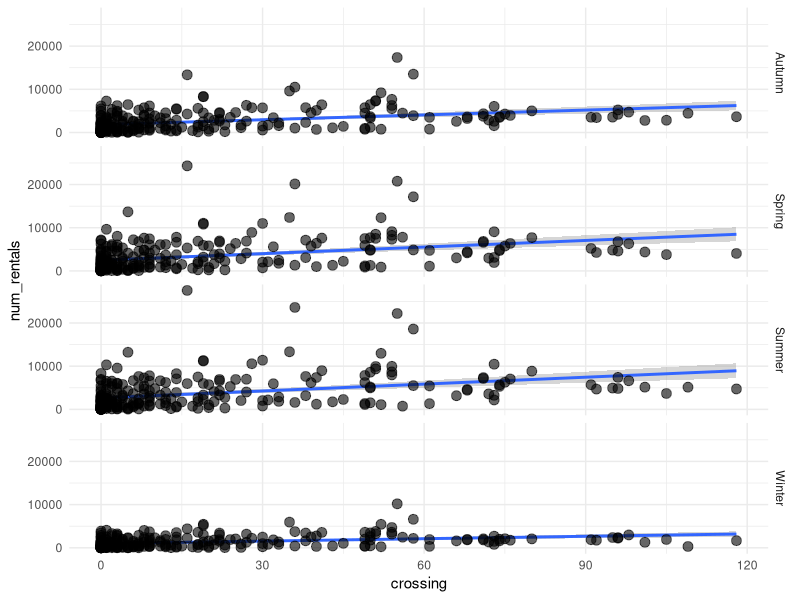
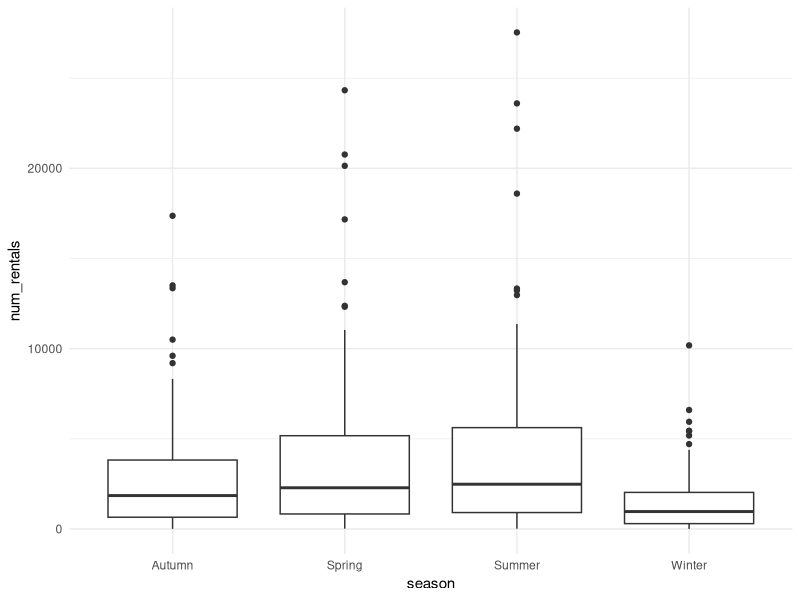
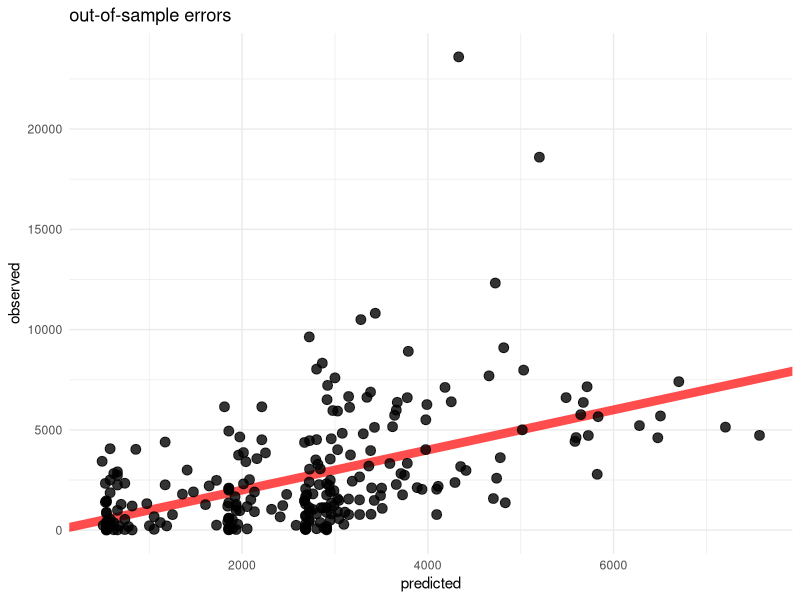
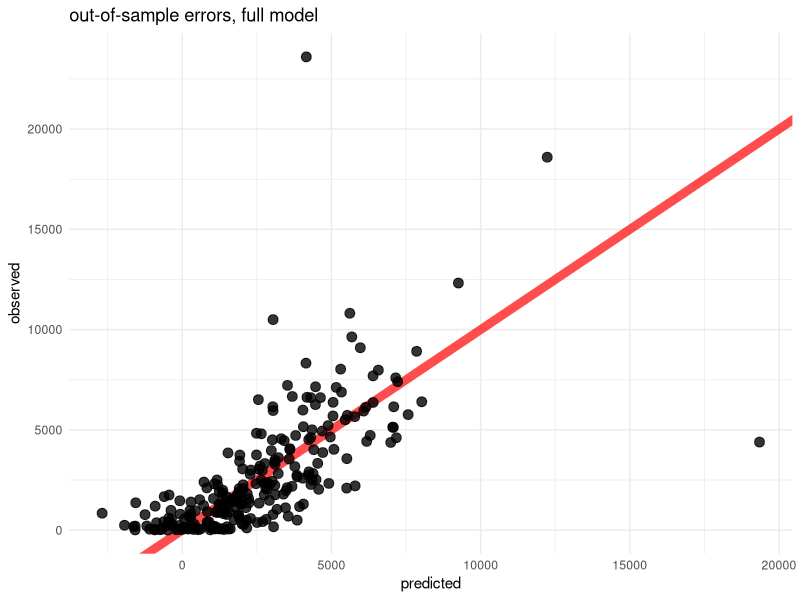

R code for these plots, in order: (Note: this script raises an error after producing the figures.)
## ---- chunk 1
knitr::opts_chunk$set(cache = TRUE)
require(dplyr)
require(ggplot2)
require(GGally)
require(scales)
require(caret)

setwd('~/projects/BI-TECH-CP303/projects/project 1')
bikeshare = read.delim('./data/bikeshare_2015.tsv',
                       sep = '\t',
                       header = TRUE)
## ---- chunk 2
model = lm(num_rentals ~ crossing, data = bikeshare)

# view what is returned in the lm object
attributes(model)

# get model output
summary(model)

# plot it
ggplot(bikeshare, aes(x = crossing, y = num_rentals)) +
  geom_smooth(method = 'lm') +
  geom_point(size = 3, alpha = 0.60) +
  facet_grid(season ~. ) + 
  theme_minimal()
## ---- chunk 3
model = lm(num_rentals ~ crossing + parking, data = bikeshare)
summary(model)
## ---- chunk 4
# lets include season this time
model = lm(num_rentals ~ crossing + parking + season, data = bikeshare)
summary(model)

ggplot(bikeshare, aes(x = season, y = num_rentals)) +
  geom_boxplot() +
  theme_minimal()
## ---- chunk 5
bikeshare$season = factor(bikeshare$season, 
                          levels = c('Spring', 'Summer', 'Autumn', 'Winter'))

model = lm(num_rentals ~ crossing + season, data = bikeshare)
summary(model)
## ---- chunk 6
# select the training observations
in_train = createDataPartition(y = bikeshare$num_rentals,
                               p = 0.75, # 75% in train, 25% in test
                               list = FALSE)
head(in_train) # row indices of observations in the training set

train = bikeshare[in_train, ]
test = bikeshare[-in_train, ]

dim(train)
dim(test)
## ---- chunk 7
model_fit = train(num_rentals ~ crossing + parking + season, 
                  data = train, 
                  method = 'lm',
                  metric = 'RMSE') 
print(model_fit)
summary(model_fit)

# get predictions
out_of_sample_predictions = predict(model_fit, newdata = test)

# compare predictions against the observed values
errors = data.frame(predicted = out_of_sample_predictions,
                    observed = test$num_rentals,
                    error = out_of_sample_predictions - test$num_rentals)

# plot the out-of-sample errors
ggplot(data = errors, aes(x = predicted, y = observed)) + 
  geom_abline(aes(intercept = 0, slope = 1), 
              size = 3, alpha = 0.70, color = 'red') +
  geom_point(size = 3, alpha = 0.80) +
  ggtitle('out-of-sample errors') +
  theme_minimal()
## ---- chunk 8
full_model = train(num_rentals ~ ., 
                  data = select(train, -station, -id, -lat, -long), 
                  method = 'lm') 
full_model

# get predictions
out_of_sample_predictions = predict(full_model, newdata = test)

# compare predictions against the observed values
errors = data.frame(predicted = out_of_sample_predictions,
                    observed = test$num_rentals,
                    error = out_of_sample_predictions - test$num_rentals)

# plot the out-of-sample errors
ggplot(data = errors, aes(x = predicted, y = observed)) + 
  geom_abline(aes(intercept = 0, slope = 1), 
              size = 3, alpha = 0.70, color = 'red') +
  geom_point(size = 3, alpha = 0.80) +
  ggtitle('out-of-sample errors, full model') +
  theme_minimal()
## ---- chunk 9
full_model_scaled = train(num_rentals ~ ., 
                  data = select(train, -station, -id, -lat, -long), 
                  method = 'lm',
                  preProcess = c('center', 'scale'))
## ---- chunk 10
bikeshare$food = bikeshare$fast_food + bikeshare$restaurant + bikeshare$cafe 

bikeshare$nightlife = bikeshare$bar + bikeshare$pub + bikeshare$nightclub 

bikeshare$tourism = 
  bikeshare$tourism_artwork + 
  bikeshare$tourism_hotel + 
  bikeshare$tourism_information + 
  bikeshare$tourism_museum

# save new modeling dataset in new variable
to_model = 
  bikeshare %>%
    select(-station, -id, -lat, -long, -fast_food, -restaurant, -cafe, -bar, 
           -pub, -nightclub, -tourism_artwork, -tourism_hotel, 
           -tourism_information, -tourism_museum)
## ---- chunk 11
train = to_model[in_train, ]
test = to_model[-in_train, ]

dim(train)
dim(test)

# how does our new full-model compare?
full_model = train(num_rentals ~ ., 
                  data = train, 
                  method = 'lm') 
## ---- chunk 12
# forward selection
forward_model = train(num_rentals ~ ., 
                      data = train,  
                      method = 'leapForward',
                      preProcess = c('center', 'scale'),
                      # try models of size 1 - 23
                      tuneGrid = expand.grid(nvmax = 1:23),
                      trControl = trainControl(method = 'cv', number = 5)) 

# what does this return?
attributes(forward_model)

# what what should the number of variables, k, be?
forward_model$bestTune

# what metric was used?
forward_model$metric

# here's a handful of other useful plots and summaries
print(forward_model)
summary(forward_model)
plot(forward_model)
plot(varImp(forward_model))

# compare all the models
plot(forward_model$finalModel, scale = 'adjr2')

# backward_selection
backward_model = train(num_rentals ~ ., 
                       data = train,  
                       method = 'leapBackward',
                       preProcess = c('center', 'scale'),
                       tuneGrid = expand.grid(nvmax = 1:23),
                       trControl = trainControl(method = 'cv', number = 5)) 

plot(backward_model)
plot(backward_model$finalModel, scale = 'adjr2')
plot(varImp(backward_model, scale = TRUE))

# steps in both directions
hybrid_model = train(num_rentals ~ ., 
                     data = train,  
                     method = 'leapSeq',
                     preProcess = c('center', 'scale'),
                     tuneGrid = expand.grid(nvmax = 1:23),
                     trControl = trainControl(method = 'cv', number = 5)) 

plot(hybrid_model)
plot(hybrid_model$finalModel, scale = 'adjr2')
plot(varImp(hybrid_model))
## ---- chunk 13
# ridge regression
ridge_model = train(num_rentals ~ ., 
                    data = train, 
                    method = 'ridge',
                    preProcess = c('center', 'scale'),
                    tuneLength = 10,
                    # reducing the cv for speed
                    trControl = trainControl(method = 'cv', number = 5))

print(ridge_model)
plot(ridge_model)
plot(ridge_model$finalModel)
plot(varImp(ridge_model))

# get the coefficients for the model
# NOTE: shrinkage methods don't have intercept terms
ridge_coefs = predict(ridge_model$finalModel, type = 'coef', mode = 'norm')$coefficients

# ridge regression with variable selection
ridge_model2 = train(num_rentals ~ ., 
                     data = train, 
                     method = 'foba',
                     preProcess = c('center', 'scale'),
                     tuneLength = 10,
                     trControl = trainControl(method = 'cv', number = 5))

print(ridge_model2)
plot(ridge_model2)
plot(varImp(ridge_model2))
## ---- chunk 14
lasso_model = train(num_rentals ~ ., 
                    data = train,
                    method = 'lasso',
                    preProc = c('scale', 'center'),
                    tuneLength = 10,
                    trControl = trainControl(method = 'cv', number = 5))

print(lasso_model)
plot(lasso_model)
plot(varImp(lasso_model))
plot(lasso_model$finalModel)

# get the model coefficients
lasso_coefs = predict(lasso_model$finalModel, type = 'coef', mode = 'norm')$coefficients
## ---- chunk 15
results = resamples(list(forward_selection = forward_model, 
                               backward_selection = backward_model, 
                               hybrid_selection = hybrid_model,
                               ridge_regression = ridge_model,
                               lasso_regeression = lasso_model))

# compare RMSE and R-squared
summary(results)

# plot results
dotplot(results)
## ---- chunk 16
backward_predictions = predict(backward_model, test)
sqrt(mean((backward_predictions - test$rentals)^2 , na.rm = TRUE))

lasso_predictions = predict(lasso_model, test)
sqrt(mean((lasso_predictions - test$rentals)^2 , na.rm = TRUE))
